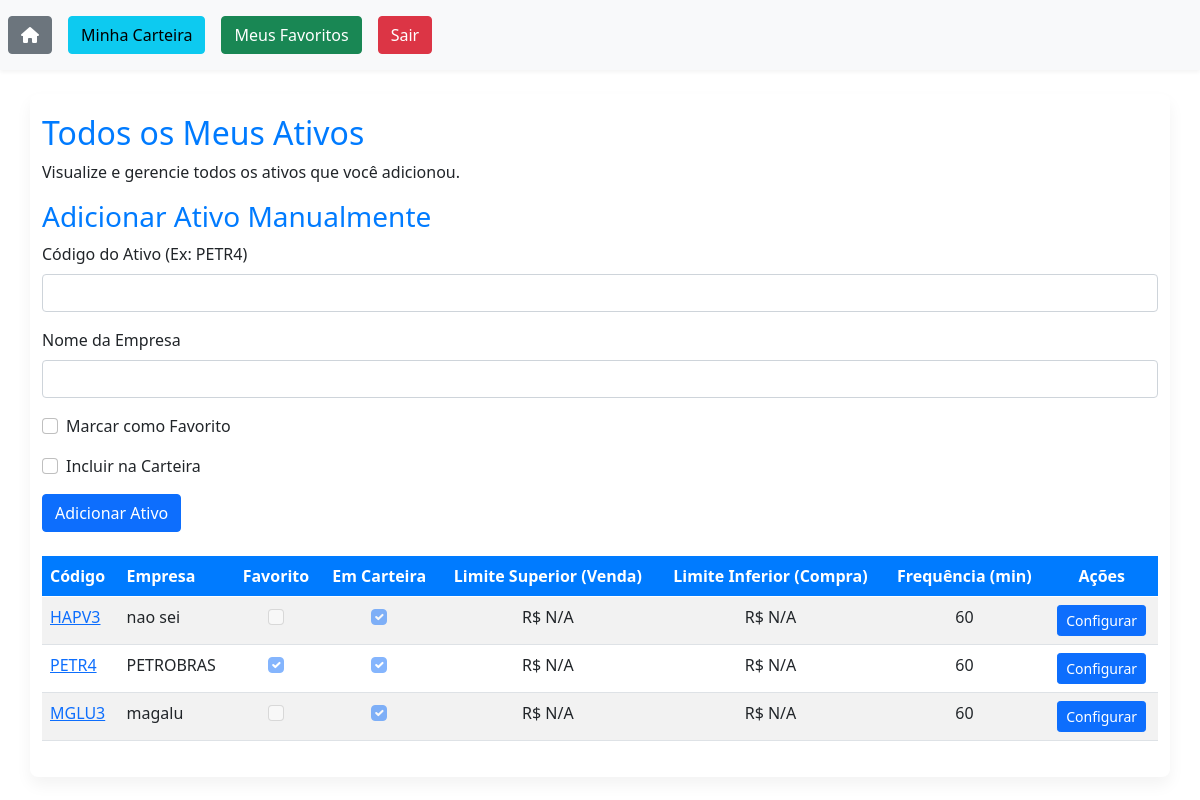
The app's page /ativos_user/ (signed in), older data.
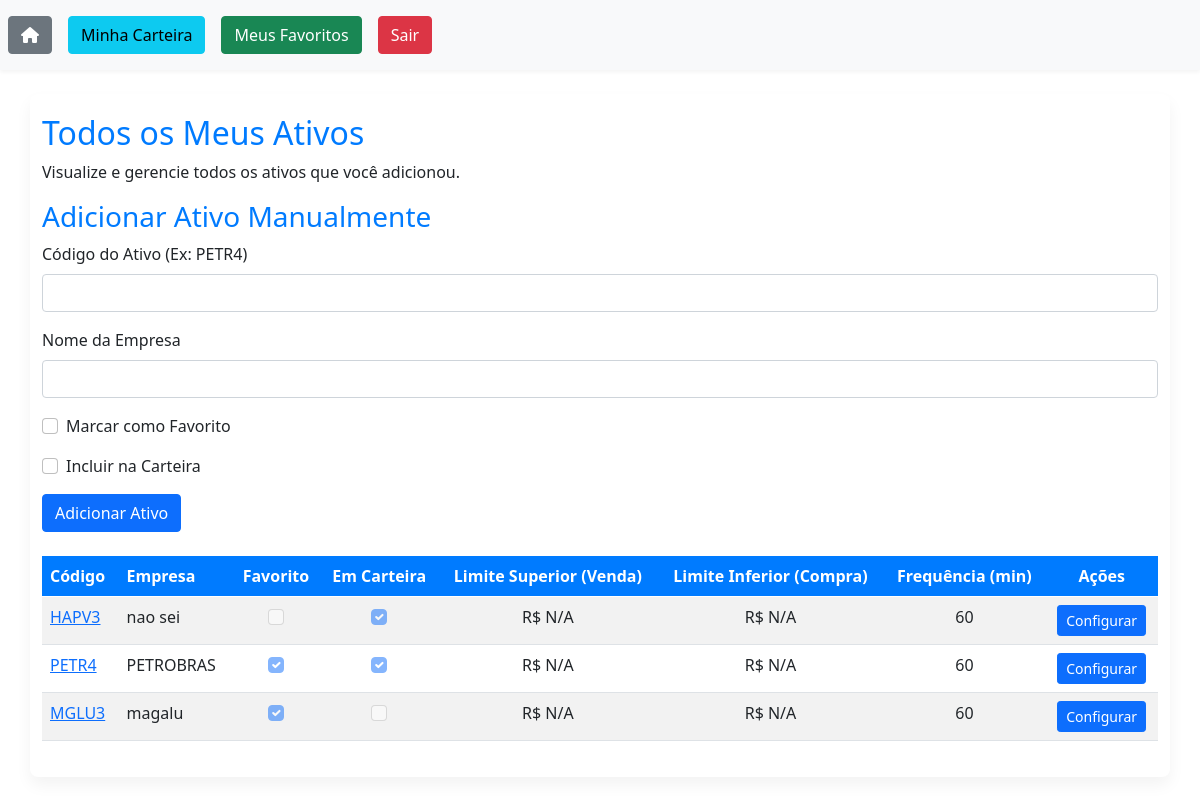
The same page, newer data.
### ativos_user/models.py (models this page shows, shortened)
class AtivosUser(models.Model):
    user = models.ForeignKey(User, on_delete=models.CASCADE)
    ativo = models.ForeignKey(Ativo, on_delete=models.CASCADE) # Alterado para o novo modelo Ativo
    limite_superior = models.DecimalField(max_digits=10, decimal_places=2, null=True, blank=True)
    limite_inferior = models.DecimalField(max_digits=10, decimal_places=2, null=True, blank=True)
    intervalo_verificacao = models.IntegerField(default=60)  # in minutes
    favorito = models.BooleanField(default=False)
    em_carteira = models.BooleanField(default=False)

class Ativo(models.Model): # Novo modelo Ativo
    cod_ativo = models.CharField(max_length=10, unique=True)
    nome_empresa = models.CharField(max_length=100)

### ativos_user/views.py (the view)
# urls.py: path('', home_ativos, name='home_ativos'), # Nova URL para a Home
@login_required(login_url='login')
def home_ativos(request): # Nova view para a Home
    user = request.user
    busca = request.GET.get('cod-ativo')
    if busca:
        ativos_list = AtivosUser.objects.filter(
            Q(ativo__cod_ativo__icontains=busca) | Q(ativo__nome_empresa__icontains=busca),
            user=user,
        )
    else:
        ativos_list = AtivosUser.objects.filter(user=user) # Listar todos os ativos do usuário
    for ativo in ativos_list:
        ativo.form = AtivoUserForm(instance=ativo)
    paginacao = Paginator(ativos_list, 10)
    page = request.GET.get('page')
    ativos_por_pagina = paginacao.get_page(page)
    return render(request, 'home_ativos.html', {'ativos': ativos_por_pagina})

### ativos_user/templates/home_ativos.html (shortened to what this page needs)
{% extends 'base.html' %}
{% load static %}
{% block body %}
<div class="container mt-4">
    <div class="row">
        <div class="col">
            <h2>Todos os Meus Ativos</h2>
            <p>Visualize e gerencie todos os ativos que você adicionou.</p>
        </div>
    </div>
    <div class="row mb-4">
        <div class="col-md-12">
            <h3>Adicionar Ativo Manualmente</h3>
            <form method="POST" action="{% url 'ativos_user:add_manual_asset' %}">
                <div class="mb-3">
                    <label for="cod_ativo_manual" class="form-label">Código do Ativo (Ex: PETR4)</label>
                    <input type="text" class="form-control" id="cod_ativo_manual" name="cod_ativo" required>
                </div>
                <div class="mb-3">
                    <label for="nome_empresa_manual" class="form-label">Nome da Empresa</label>
                    <input type="text" class="form-control" id="nome_empresa_manual" name="nome_empresa" required>
                </div>
                <div class="mb-3 form-check">
                    <input type="checkbox" class="form-check-input" id="favorito_manual" name="favorito">
                    <label class="form-check-label" for="favorito_manual">Marcar como Favorito</label>
                </div>
                <div class="mb-3 form-check">
                    <input type="checkbox" class="form-check-input" id="em_carteira_manual" name="em_carteira">
                    <label class="form-check-label" for="em_carteira_manual">Incluir na Carteira</label>
                </div>
                <button type="submit" class="btn btn-primary">Adicionar Ativo</button>
            </form>
        </div>
    </div>
    <div class="table-responsive">
        <table class="table table-striped table-hover">
            <thead class="thead-dark">
                <tr>
                    <th scope="col">Código</th>
                    <th scope="col">Empresa</th>
                    <th scope="col" class="text-center">Favorito</th>
                    <th scope="col" class="text-center">Em Carteira</th>
                    <th scope="col" class="text-center">Limite Superior (Venda)</th>
                    <th scope="col" class="text-center">Limite Inferior (Compra)</th>
                    <th scope="col" class="text-center">Frequência (min)</th>
                    <th scope="col" class="text-center">Ações</th>
                </tr>
            </thead>
            <tbody>
                {% for ativo in ativos %}
                <tr>
                    <td>
                        <a href="{% url 'ativos_user:detalhes_ativo' ativo.id %}">{{ ativo.ativo.cod_ativo }}</a>
                    </td>
                    <td>{{ ativo.ativo.nome_empresa }}</td>
                    <td class="text-center">
                        <input class="form-check-input" type="checkbox" {% if ativo.favorito %} checked {% endif %} disabled>
                    </td>
                    <td class="text-center">
                        <input class="form-check-input" type="checkbox" {% if ativo.em_carteira %} checked {% endif %} disabled>
                    </td>
                    <td class="text-center">R$ {{ ativo.limite_superior|default:"N/A" }}</td>
                    <td class="text-center">R$ {{ ativo.limite_inferior|default:"N/A" }}</td>
                    <td class="text-center">{{ ativo.intervalo_verificacao|default:"N/A" }}</td>
                    <td class="text-center">
                        <button type="button" class="btn btn-primary btn-sm" data-bs-toggle="modal" data-bs-target="#configModal-{{ ativo.id }}">
                            Configurar
                        </button>
                    </td>
                </tr>
                {% empty %}
                <tr>
                    <td colspan="8" class="text-center">Você ainda não adicionou ativos para monitorar.</td>
                </tr>
                {% endfor %}
            </tbody>
        </table>
    </div>
</div>
{% endblock %}

Row changes from the older to the newer data that the page shows:
changed AtivosUser "MGLU3": favorito "☐" → "☑"; em_carteira "☑" → "☐"
